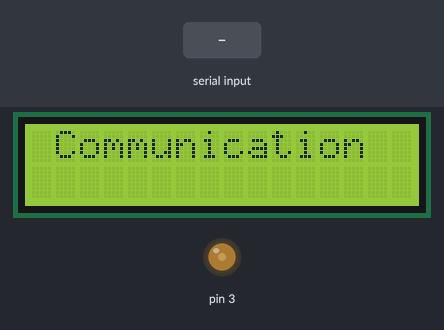
The sketch below on a simulated Arduino Uno, built with avr-gcc and run on an emulated ATmega328P. Shown: 16×2 character LCD, output pins drawn as LEDs (lit = HIGH). Inputs (shaded band) come from the test bench. What the sketch prints to the serial monitor is not drawn.

Above: at 5.1 s.
At 8.1 s:
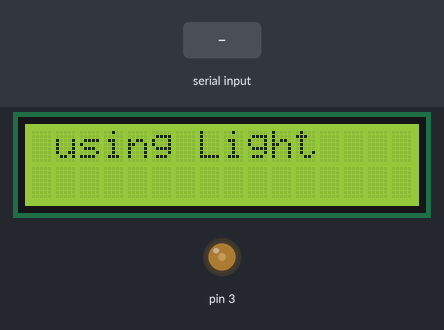
12.3 s: "1" received over the second serial link
At 12.8 s:
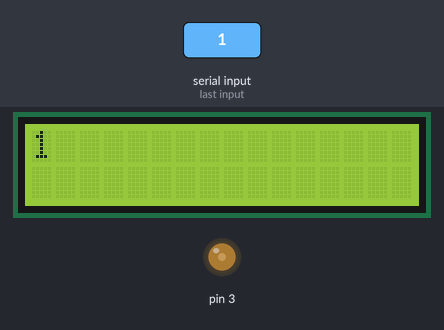
13.8 s: "0" received over the second serial link
At 15.2 s:
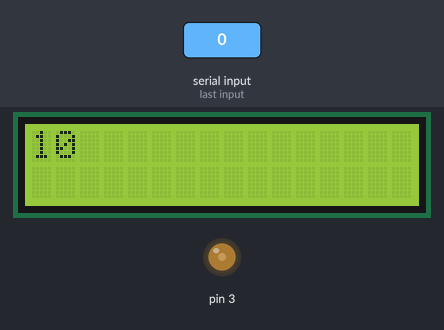
Timing chart, 0 to 16.8 s (numbered marks = the images above; inputs shaded):
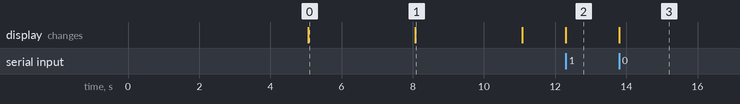

Measured:
- after the input at 12.3 s, the display: changes at once (image 2)
- after the input at 13.8 s, the display: changes at once (image 3)
- what the display in image 0 shows lasts 3.0 s, from 5.1 s to 8.1 s

The sketch:

Rx.ino
```cpp
#include <LiquidCrystal.h>
#include <SoftwareSerial.h>

LiquidCrystal lcd(4, 5, 6, 7, 8, 9);
SoftwareSerial GSerial(11,12);
char rec=0;
int Contrast = 75;
void setup()
{
  Serial.begin(9600);
  analogWrite(3,Contrast);
  GSerial.begin(400);
  lcd.begin(16, 2);
  lcd.setCursor(0, 0);
  lcd.print(" LiFi - Wireless");
  delay(5000);
  lcd.clear();
  lcd.setCursor(0, 0);
  lcd.print(" Communication  ");
  delay(3000);
  lcd.clear();
  lcd.setCursor(0, 0);
  lcd.print(" using Light    ");
  lcd.setCursor(0, 1);
  delay(3000);
  lcd.clear();
}

void loop()
{
  if(GSerial.available() != 0)
  {
    rec = GSerial.read();
    if(rec=='^')
    {
      lcd.setCursor(0, 1);
      lcd.print("                ");
      lcd.setCursor(0, 1);
    }
    else if(rec=='&')
    {
      lcd.clear();
    }

    else
    {
      Serial.print(rec);
      lcd.print(rec);
    }
  }
}
```
